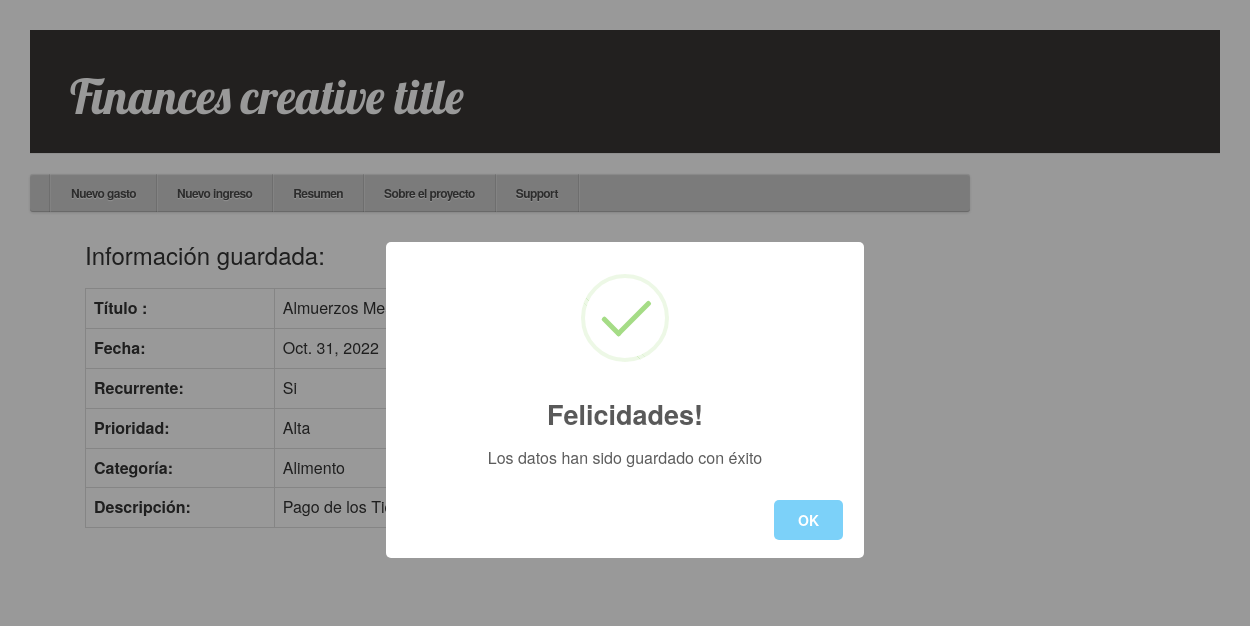
Page /gastos/9/ on the committed database.
### aplicacion/models.py (models this page shows, shortened)
class gastos(models.Model):
    id_usuario = models.ForeignKey(settings.AUTH_USER_MODEL, on_delete=models.CASCADE)
    titulo = models.CharField(max_length=20)
    descripcion = models.TextField(blank=True, null=True)
    RECURRENCIA = [
        ('Si', 'Si'),
        ('No', 'No'),
    ]
    recurrente = models.CharField(max_length=2, choices=RECURRENCIA)
    fecha_cobro = models.DateField()
    PRIORIDAD = [
        ('Alta', 'Alta'),
        ('Media', 'Media'),
        ('Baja', 'Baja'),
    ]
    prioridad = models.CharField(max_length=10, choices=PRIORIDAD)
    monto = models.IntegerField()
    CATEGORIA = [
        ('Entretención', 'Entretención'),
        ('Transporte', 'Transporte'),
        ('Alimento', 'Alimentos'),
        ('Cuentas Básicas', 'Cuentas Básicas'),
        ('Dividendo', 'Dividendo'),
        ('Otros', 'Otros'),
    ]
    categoria = models.CharField(max_length=100, choices=CATEGORIA)

### aplicacion/views.py (the view)
# urls.py: path('gastos/<int:pk>/', views.gastos_detail, name='gastos_detail'),
def gastos_detail(request, pk):
    gastos_a = get_object_or_404(gastos, pk=pk)
    return render(request, 'aplicacion/gastos_detail.html', {'gastos_a': gastos_a})

### aplicacion/templates/aplicacion/gastos_detail.html (shortened to what this page needs)
{% extends 'aplicacion/base.html' %}
{% block content %}
    <div class="post">
        <h3>Información guardada: <h3>
        <table class="table table-bordered">
            <tr>
                <td><strong>Título :</strong></td>
                <td>{{ gastos_a.titulo }}</td>
              </tr>
            <tr>
                <td><strong>Fecha:</strong></td>
                <td>{{ gastos_a.fecha_cobro }}</td>
              </tr>
            <tr>
              <td><strong>Recurrente:</strong></td>
              <td>{{ gastos_a.recurrente }}</td>
            </tr>
            <tr>
              <td><strong>Prioridad:</strong></td>
              <td>{{ gastos_a.prioridad }}</td>
            </tr>
            <tr>
              <td><strong>Categoría:</strong></td>
              <td>{{ gastos_a.categoria }}</td>
            </tr>
            <tr>
                <td><strong>Descripción:</strong> </td>
                <td>{{ gastos_a.descripcion|linebreaksbr }}</td>
              </tr>
        </table>
    </div>
{% endblock %}

### aplicacion/static/aplicacion/base.css (style rules this page uses)
.post { margin-bottom: 70px; }
* { margin: 0; padding: 0; box-sizing: border-box; }
body { padding: 30px; font-family: "Helvetica Neue", helvetica, arial; background: url('https://subtlepatterns.com/patterns/white_carbonfiber.png'); }

### rows in the picture
gastos: titulo "Almuerzos Mes", fecha_cobro "Oct. 31, 2022", recurrente "Si", prioridad "Alta", categoria "Alimento", descripcion "Pago de los…"
